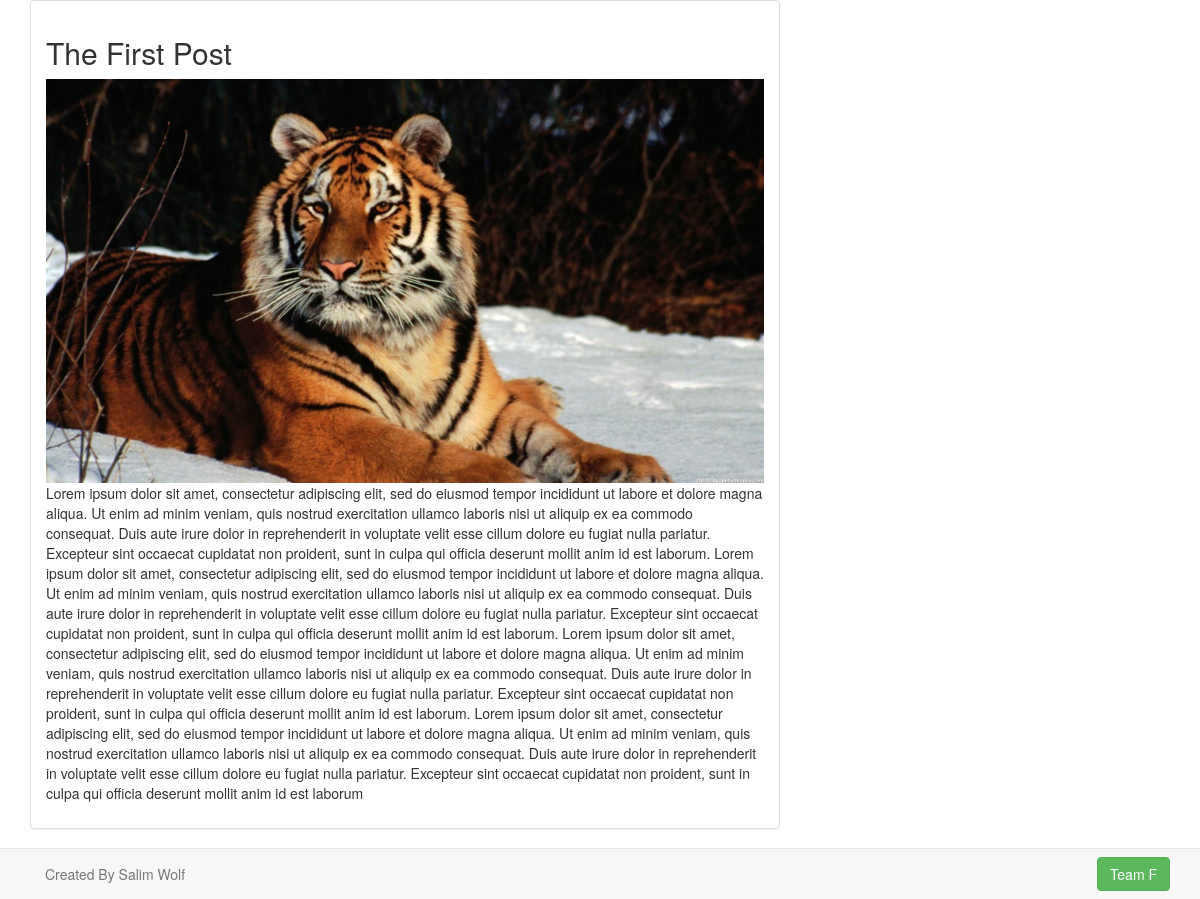
Screenshot of /post.php?post_id=1 with the database file from the repository.
### tables this page shows
CREATE TABLE IF NOT EXISTS `posts` (
  `id` int(11) NOT NULL AUTO_INCREMENT,
  `title` text NOT NULL,
  `description` text NOT NULL,
  `image` text NOT NULL,
  `status` text NOT NULL,
  `date` timestamp NOT NULL DEFAULT CURRENT_TIMESTAMP ON UPDATE CURRENT_TIMESTAMP,
  `author` text NOT NULL,
  PRIMARY KEY (`id`)
);

### post.php (the view, shortened to what this page needs)
<?php include 'includes/db.php';?>
<!DOCTYPE html>
<html>
	<head>
		<link rel="stylesheet" href="../bootstrap/css/bootstrap.css">
	</head>
	<body>
		<div class="container">
			<article class="row">
				<section class="col-lg-8">
					<?php
					if(isset($_GET['post_id'])){
						$sel_sql = "SELECT * FROM posts WHERE id = '$_GET[post_id]'";
						$run_sql = mysqli_query($conn,$sel_sql);
						while($rows = mysqli_fetch_assoc($run_sql)){
							echo '
								<div class="panel panel-default">
									<div class="panel-body">
										<div class="panel-header">
											<h2>'.$rows['title'].'</h2>
										</div>
										<img src="'.$rows['image'].'" width="100%">
										<p>'.$rows['description'].'</p>
									</div>
								</div>
							';
						}
					} else {
						echo '<div class="alert alert-danger">No Post You&apos;ve selected to Show!<a href="index.php">Click Here</a> to Select a Post</div>';
					}
					?>
				</section>
			</article>
		</div>
		<div style="width:50px;height:50px;"></div>
		<?php include 'includes/footer.php';?>
	</body>
</html>

### rows the page displays
posts: title "The First Post", image (picture), description "Lorem ipsum dolor sit amet, consectetur adipiscing elit, sed do eiusmod tempor incididunt ut labore et dolore magna aliqua. Ut enim ad minim veniam, quis nostrud exercitation ullamco laboris nisi ut aliquip ex ea commodo consequat. Duis aute irure dolor in reprehenderit in voluptate velit esse cillum dolore eu fugiat nulla pariatur. Excepteur sint occaecat cupidatat non proident, sunt in culpa qui officia deserunt mollit anim id est laborum. Lorem ipsum dolor sit amet, consectetur adipiscing elit, sed do eiusmod tempor incididunt ut labore et dolore magna aliqua. Ut enim ad minim veniam, quis nostrud exercitation ullamco laboris nisi ut aliquip ex ea commodo consequat. Duis aute irure dolor…"
